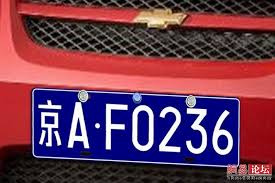
%> input picture img/3.jpg, 275 x 183 px
$ octave --eval "result = findplate('img/3.jpg');"   (GNU Octave 9; MATLAB toolbox functions it lacks are replaced by stand-ins)
%> lines starting %> are read from the running program, lines starting %| are printed output that depends on the picture; in (x1, y1, x2, y2) boxes, pixels count from 0 and x2, y2 are one past the last pixel; in counts of white or black regions, pixels touching at a corner belong together; the program's own positions count from 1
### QieGe.m
function e=QieGe(d)

[m,n]=size(d);
top=1;bottom=m;left=1;right=n;   % init
while sum(d(top,:))==0 && top<=m
    top=top+1;
end
while sum(d(bottom,:))==0 && bottom>=1
    bottom=bottom-1;
end
while sum(d(:,left))==0 && left<=n
    left=left+1;
end
while sum(d(:,right))==0 && right>=1
    right=right-1;
end
dd=right-left;
hh=bottom-top;
e=imcrop(d,[left top dd hh]);

end

### findplate.m
function Iplate = findplate(Is)
%> called with Is = 'img/3.jpg'
% 此函数通过一张包含车牌的图像找到车牌位置，
% 并返回二值车牌图像
% ----------------------------------------
% 参数  Iplate = findplate(Is)
% @输入 Is     原始图像
% @输出 Iplate 车牌图像
% ----------------------------------------
%                        作者： 李波 @2017
% Is=imread('3.jpg');%输入原始图像
% figure
% imshow(Is)

%% 图像预处理
Is=imread(Is);
%> Is is the input picture: size 183x275x3 uint8; mean R, G, B 112.6, 59.7, 82.9
Igray=rgb2gray(Is);%转化为灰度图像
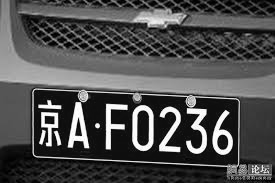
%> Igray: size 183x275 uint8; min 0, max 255, mean 78.1
Iedge=edge(Igray,'canny',0.5);%Canny算子边缘检测
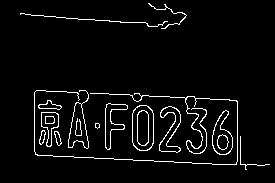
%> Iedge: size 183x275 logical; 4.5% white in thin lines or dots, all inside (x1, y1, x2, y2) = (20, 3, 270, 170)

se1=[1;1;1]; %线型结构元素
Ierode=imerode(Iedge,se1);    %腐蚀图像
%> Ierode: size 183x275 logical; 1.3% white in thin lines or dots, all inside (x1, y1, x2, y2) = (34, 5, 246, 169)
se2=strel('rectangle',[25,25]); %矩形结构元素
Ifill=imclose(Ierode,se2);%图像聚类、填充图像
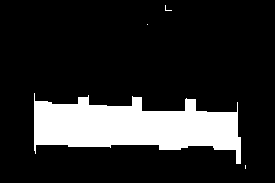
%> Ifill: size 183x275 logical; 16.8% white; 4 white regions (3 under 20 px), largest, box (x1, y1, x2, y2) and area: (34, 93, 241, 164) 8434

If=bwareaopen(Ifill,2000);%从对象中移除面积小于2000的小对象
%> If: size 183x275 logical; 16.8% white; 1 white region, box (x1, y1, x2, y2) and area: (34, 93, 241, 164) 8434

%% 车牌粗定位
[y,x]=size(If);%size函数将数组的行数返回到第一个输出变量，将数组的列数返回到第二个输出变量
%> y = 183; x = 275
Idouble=double(If);

% 车牌粗定位 确定行的起始位置和终止位置
Y1=zeros(y,1);%产生y行1列全零数组
for i=1:y
    for j=1:x
        if(Idouble(i,j)==1)
            Y1(i,1)= Y1(i,1)+1;%白色像素点统计
        end
    end
end
%> after the loop, Y1 = 183 values, max 207 at index 138, min 0 at index 1, mean 46.09

[temp,MaxY]=max(Y1);%Y方向车牌区域确定。返回行向量temp和MaxY，temp向量记录Y1的每列的最大值，MaxY向量记录Y1每列最大值的行号
%> temp = 207; MaxY = 138
PY1=MaxY;
%> PY1 = 138
while ((Y1(PY1,1)>=50)&&(PY1>1))
        PY1=PY1-1;
end
%> this loop made 36 passes
%> PY1 on passes 1 to 12: 137, 136, 135, 134, 133, 132, 131, 130, 129, 128, 127, 126
PY2=MaxY;
%> PY2 = 138
while ((Y1(PY2,1)>=50)&&(PY2<y))
        PY2=PY2+1;
end
%> this loop made 13 passes
IY=Is(PY1:PY2,:,:);
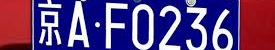
%> IY: size 50x275x3 uint8; mean R, G, B 96.6, 64.1, 125.2

% 车牌粗定位 确定列的起始位置和终止位置
X1=zeros(1,x);%产生1行x列全零数组
for j=1:x
    for i=PY1:PY2
        if(Idouble(i,j,1)==1)
                X1(1,j)= X1(1,j)+1;
         end
    end
end
%> after the loop, X1 = 275 values, max 50 at index 35, min 0 at index 1, mean 29.99
PX1=1;
while ((X1(1,PX1)<3)&&(PX1<x))
       PX1=PX1+1;
end
%> this loop made 34 passes
PX3=x;
%> PX3 = 275
while ((X1(1,PX3)<3)&&(PX3>PX1))
        PX3=PX3-1;
end
%> this loop made 34 passes
%> PX3 on passes 1 to 12: 274, 273, 272, 271, 270, 269, 268, 267, 266, 265, 264, 263
Ip=Is(PY1:PY2,PX1:PX3,:);

%% 车牌精细定位
% 预处理`
Ipgray=rgb2gray(Ip); %将RGB图像转化为灰度图像
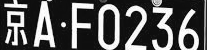
%> Ipgray: size 50x207 uint8; min 3, max 255, mean 85.5
c_max=double(max(max(Ipgray)));
%> c_max = 255
c_min=double(min(min(Ipgray)));
%> c_min = 3
T=round(c_max-(c_max-c_min)/3); %T为二值化的阈值
%> T = 171
Ipbw=im2bw(Ipgray,T/256);
%> Ipbw: size 50x207 logical; 27.9% white; 14 white regions (3 under 20 px), largest, box (x1, y1, x2, y2) and area: (34, 0, 55, 47) 457, (98, 4, 119, 50) 446, (152, 7, 173, 50) 383

% 去除边框干扰
[r,s]=size(Ipbw);%size函数将数组的行数返回到第一个输出变量，将数组的列数返回到第二个输出变量
%> r = 50; s = 207
Iplate=double(Ipbw);
X2=zeros(1,s);%产生1行s列全零数组
for i=1:r
    for j=1:s
        if(Iplate(i,j)==1)
            X2(1,j)= X2(1,j)+1;%白色像素点统计
        end
    end
end
%> after the loop, X2 = 207 values, max 45 at index 73, min 0 at index 1, mean 13.93
[temp,MaxX]=max(X2);
%> temp = 45; MaxX = 73
% subplot(2,2,2),plot(0:s-1,X2),title('粗定位车牌图像列方向像素点值累计和'),xlabel('列值'),ylabel('像素');

% 去除左侧边框干扰
[g,h]=size(Iplate);
%> g = 50; h = 207
leftwidth=0;rightwidth=0;widthThreshold=5;
while sum(Iplate(:,leftwidth+1))~=0
    leftwidth=leftwidth+1;
end
%> this loop made 0 passes
%> after the loop, leftwidth = 0
if leftwidth<widthThreshold   % 认为是左侧干扰
    Iplate(:,1:leftwidth)=0;%给图像d中1到KuanDu宽度间的点赋值为零
    Iplate=QieGe(Iplate); %值为零的点会被切割
%> after the loop in QieGe, `while sum(d(top,:))==0 && top<=m`: top = 1
%> the loop in QieGe, `while sum(d(:,left))==0 && left<=n` made 5 passes
%> the loop in QieGe, `while sum(d(:,right))==0 && right>=1` made 1 pass
%> right on pass 1: 206
%> in QieGe, `dd=right-left;`: dd = 200
%> in QieGe, `hh=bottom-top;`: hh = 49
%> in QieGe, `e=imcrop(d,[left top dd hh]);`: e: size 50x201 double; values 0 (black) and 1 (white), 28.7% white; 14 white regions (3 under 20 px), largest, box (x1, y1, x2, y2) and area: (29, 0, 50, 47) 457, (93, 4, 114, 50) 446, (147, 7, 168, 50) 383
end
% subplot(2,2,3),imshow(Ipd),title('去除左侧边框的二值车牌图像')

 % 去除右侧边框干扰
[~,f]=size(Iplate);%上一步裁剪了一次，所以需要再次获取图像大小
%> f = 201
d=f;
%> d = 201
while sum(Iplate(:,d-1))~=0
    rightwidth=rightwidth+1;
    d=d-1;
end
%> this loop made 1 pass
%> (rightwidth, d) on pass 1: (1, 200)
if rightwidth < widthThreshold   % 认为是右侧干扰
    Iplate(:,(f-rightwidth):f)=0;%
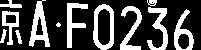
%> Iplate: size 50x201 double; values 0 (black) and 1 (white), 28.5% white; 12 white regions (1 under 20 px), largest, box (x1, y1, x2, y2) and area: (29, 0, 50, 47) 457, (93, 4, 114, 50) 446, (147, 7, 168, 50) 383
    Iplate=QieGe(Iplate); %值为零的点会被切割
%> after the loop in QieGe (call 2), `while sum(d(:,left))==0 && left<=n`: left = 1
%> the loop in QieGe (call 2), `while sum(d(:,right))==0 && right>=1` made 7 passes
%> right on passes 1 to 7: 200, 199, 198, 197, 196, 195, 194
%> in QieGe (call 2), `dd=right-left;`: dd = 193
%> in QieGe (call 2), `e=imcrop(d,[left top dd hh]);`:
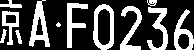
%> e: size 50x194 double; values 0 (black) and 1 (white), 29.5% white; 12 white regions (1 under 20 px), largest, box (x1, y1, x2, y2) and area: (29, 0, 50, 47) 457, (93, 4, 114, 50) 446, (147, 7, 168, 50) 383
end
% subplot(2,2,4),imshow(Ipd),title('精确定位的车牌二值图像')

end
